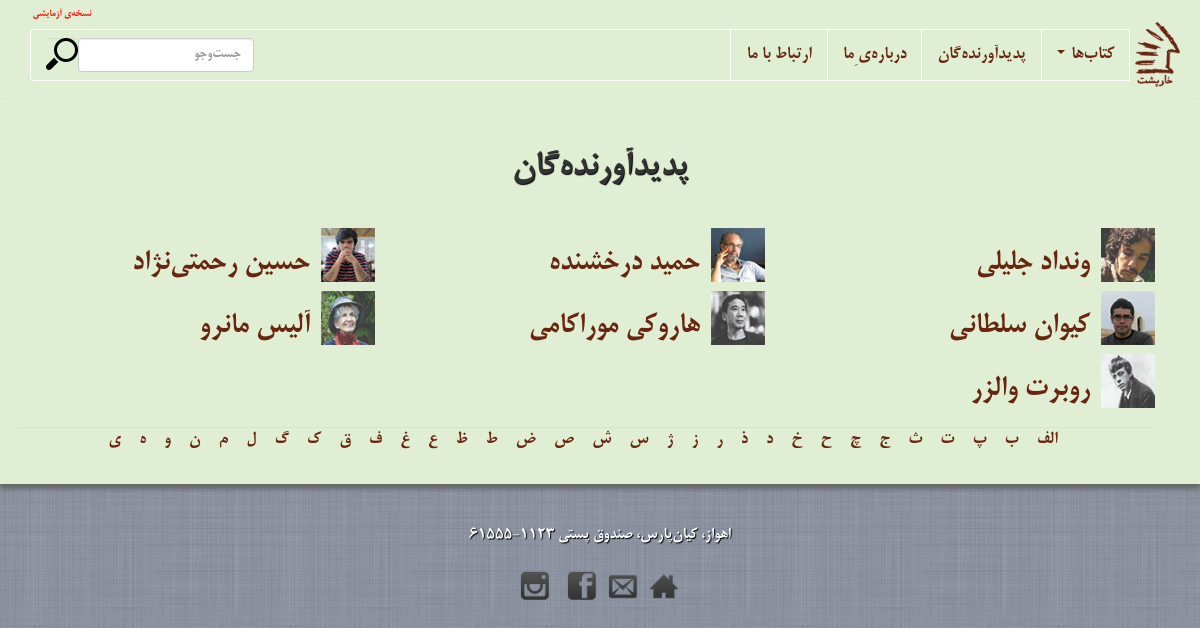
The page /all_authors/ on the database its author committed.
### books/models.py (models this page shows, shortened)
class Author(models.Model):
    first_name = models.CharField(max_length=30)
    last_name = models.CharField(max_length=50)
    image = models.ImageField(upload_to='images/')
    little_image = models.ImageField(upload_to='images/')
    description = models.TextField()
    on_homepage = models.BooleanField(default=False)
    def full_name(self):
        return self.first_name + " " + self.last_name

### books/views.py (the view)
# urls.py: url(r'^all_authors/$', views.all_authors),
def all_authors(request):
    authors = Author.objects.all()
    return render(request, 'author_list.html', {'authors':authors})

### templates/author_list.html
{% extends 'base.html' %}
{% block content %}
<article class="transparent">
<section>
{% include 'partials/author_shelf.html' with noted=authors%}
</section>
</article>
{% endblock %}

### templates/partials/author_shelf.html (shortened to what this page needs)
<div class="container author-shelf">
<h3 class="centered">پدیدآورنده‌گان</h3>
<div class="container">
<div class="row noted_authors visible-lg">
	{% for n in noted%}
	<div class="author col-sm-6 col-xs-6 col-md-4">
        <div class="row">
            <div class="col-sm-2 col-md-2">
                <a href="/authors/{{ n.id }}"
                   name="&amp;lpos=us-noted-authors-homepage"><img class="noted_author_image"
                   												   alt="{{n.full_name}}"
                                                                   src="{{ n.little_image.url }}"
                                                                   title="{{ n.full_name }}">
                </a>
            </div>
            <div class="col-sm-10 col-md-10">
                <h2><a href="/authors/{{ n.id }}"
                       name="&amp;lpos=us-noted-authors-homepage">{{ n.full_name }}</a></h2>
            </div>
        </div>
    </div>
	{% endfor %}
</div>
<div class="row pagination centered find_an_author hidden-xs hidden-sm" id="find_an_author">
    <ul>
        <li class="disabled"><a href="/author_list/ا"
                        name="&amp;lpos=us-noted-authors-homepage">الف</a></li>
        <li class=""><a href="/author_list/ب"
                        name="&amp;lpos=us-noted-authors-homepage">ب</a></li>
        <li class="disabled" ><a  href="/author_list/پ"
                        name="&amp;lpos=us-noted-authors-homepage">پ</a></li>
        <li class="disabled"><a  href="/author_list/ت"
                        name="&amp;lpos=us-noted-authors-homepage">ت</a></li>
        <li class="disabled"><a  href="/author_list/ث"
                        name="&amp;lpos=us-noted-authors-homepage">ث</a></li>
        <li><a  href="/author_list/ج"
                        name="&amp;lpos=us-noted-authors-homepage">ج</a></li>
        <li class="disabled"><a href="/author_list/چ"
                        name="&amp;lpos=us-noted-authors-homepage">چ</a></li>
        <li><a  href="/author_list/ح"
                        name="&amp;lpos=us-noted-authors-homepage">ح</a></li>
        <li class="disabled"><a  href="/author_list/خ"
                        name="&amp;lpos=us-noted-authors-homepage">خ</a></li>
        <li class=""><a href="/author_list/د"
                        name="&amp;lpos=us-noted-authors-homepage">د</a></li>
        <li class="disabled"><a  href="/author_list/ذ"
                        name="&amp;lpos=us-noted-authors-homepage">ذ</a></li>
        <li class=""><a href="/author_list/ر"
                        name="&amp;lpos=us-noted-authors-homepage">ر</a></li>
        <li class="disabled"><a  href="/author_list/ز"
                        name="&amp;lpos=us-noted-authors-homepage">ز</a></li>
        <li class="disabled"><a  href="/author_list/ژ"
                        name="&amp;lpos=us-noted-authors-homepage">ژ</a></li>
        <li class="disabled"><a  href="/author_list/س"
                        name="&amp;lpos=us-noted-authors-homepage">س</a></li>
        <li class="disabled"><a  href="/author_list/ش"
                        name="&amp;lpos=us-noted-authors-homepage">ش</a></li>
        <li class="disabled"><a  href="/author_list/ص"
                        name="&amp;lpos=us-noted-authors-homepage">ص</a></li>
        <li class="disabled"><a  href="/author_list/ض"
                        name="&amp;lpos=us-noted-authors-homepage">ض</a></li>
        <li class="disabled"><a  href="/author_list/ط"
                        name="&amp;lpos=us-noted-authors-homepage">ط</a></li>
        <li class="disabled"><a  href="/author_list/ظ"
                        name="&amp;lpos=us-noted-authors-homepage">ظ</a></li>
        <li class="disabled"><a  href="/author_list/ع"
                        name="&amp;lpos=us-noted-authors-homepage">ع</a></li>
        <li class="disabled"><a  href="/author_list/غ"
                        name="&amp;lpos=us-noted-authors-homepage">غ</a></li>
        <li class=""><a  href="/author_list/ف"
                        name="&amp;lpos=us-noted-authors-homepage">ف</a></li>
        <li class="disabled"><a  href="/author_list/ق"
                        name="&amp;lpos=us-noted-authors-homepage">ق</a></li>
        <li class="disabled"><a href="/author_list/ک"
                        name="&amp;lpos=us-noted-authors-homepage">ک</a></li>
        <li class="disabled"><a href="/author_list/گ"
                        name="&amp;lpos=us-noted-authors-homepage">گ</a></li>
        <li class="disabled"><a  href="/author_list/ل"
                        name="&amp;lpos=us-noted-authors-homepage">ل</a></li>
        <li class="disabled"><a href="/author_list/م"
                        name="&amp;lpos=us-noted-authors-homepage">م</a></li>
        <li class="disabled"><a  href="/author_list/ن"
                        name="&amp;lpos=us-noted-authors-homepage">ن</a></li>
        <li><a href="/author_list/و"
                        name="&amp;lpos=us-noted-authors-homepage">و</a></li>
        <li><a  href="/author_list/ه"
                        name="&amp;lpos=us-noted-authors-homepage">ه</a></li>
        <li class="disabled"><a href="/author_list/ی"
                        name="&amp;lpos=us-noted-authors-homepage">ی</a></li>
    </ul>
</div>
</div>
</div>

### media/css/styles.css (style rules this page uses)
ul { list-style-type: none; }
.centered { text-align: center; }
h3 { font-weight: bold; font-size: 36px; padding-top: 30px; padding-bottom: 30px; }
body { background: url('../img/body-bg.jpg') repeat scroll 0 0; direction: rtl; font-family:"BMitra"; font-size:large ; }
body > article.transparent > section, body > section { box-shadow: 0 5px 5px #666666; margin-bottom: 45px; margin-top: 45px; padding-bottom: 30px; background-color: #E0EFD3; }
body > article.transparent > section:first-child, body > section:first-child { margin-bottom: 0; margin-top: 0; padding-top: 0; }
.author-shelf h3 { text-shadow: 1px 1px 1px #000000; }
.noted_author_image { height:54px; width: 54px; }
.disabled a { color:gray; pointer-events: none; }
.pagination.find_an_author { border-top: 1px solid #DDDDDD; margin: 10px 0 0; display: block; }
.pagination.find_an_author ul { display: inline-block; margin-top: 0; margin-bottom: 0; box-shadow: none; padding: 0; }
.pagination.find_an_author ul li { display: inline-block; float: none; }
.pagination.find_an_author ul li a { box-shadow: none; padding: 8px 7px; }
a { color: #682610 !important; }

### rows shown on the page
Author: little_image (picture), full_name "ونداد جلیلی"
Author: little_image (picture), full_name "حمید درخشنده"
Author: little_image (picture), full_name "حسین رحمتی‌نژاد"
Author: little_image (picture), full_name "کیوان سلطانی"
Author: little_image (picture), full_name "هاروکی موراکامی"
Author: little_image (picture), full_name "آلیس مانرو"
Author: little_image (picture), full_name "روبرت والزر"
